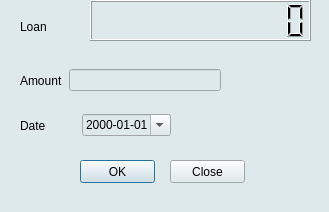
<?xml version="1.0" encoding="UTF-8"?>
<ui version="4.0">
 <class>PayBack</class>
 <widget class="QDialog" name="PayBack">
  <property name="geometry">
   <rect>
    <x>0</x>
    <y>0</y>
    <width>329</width>
    <height>212</height>
   </rect>
  </property>
  <property name="windowTitle">
   <string>Dialog</string>
  </property>
  <property name="styleSheet">
   <string notr="true">background-color: rgb(222, 233, 235);</string>
  </property>
  <widget class="QPushButton" name="pushButton">
   <property name="geometry">
    <rect>
     <x>80</x>
     <y>160</y>
     <width>75</width>
     <height>23</height>
    </rect>
   </property>
   <property name="text">
    <string>OK</string>
   </property>
  </widget>
  <widget class="QPushButton" name="pushButton_2">
   <property name="geometry">
    <rect>
     <x>170</x>
     <y>160</y>
     <width>75</width>
     <height>23</height>
    </rect>
   </property>
   <property name="text">
    <string>Close</string>
   </property>
  </widget>
  <widget class="QLabel" name="label">
   <property name="geometry">
    <rect>
     <x>20</x>
     <y>20</y>
     <width>47</width>
     <height>13</height>
    </rect>
   </property>
   <property name="text">
    <string>Loan</string>
   </property>
  </widget>
  <widget class="QLCDNumber" name="loanLcd">
   <property name="geometry">
    <rect>
     <x>90</x>
     <y>0</y>
     <width>221</width>
     <height>41</height>
    </rect>
   </property>
   <property name="digitCount">
    <number>11</number>
   </property>
  </widget>
  <widget class="QWidget" name="layoutWidget">
   <property name="geometry">
    <rect>
     <x>20</x>
     <y>60</y>
     <width>201</width>
     <height>41</height>
    </rect>
   </property>
   <layout class="QHBoxLayout" name="horizontalLayout">
    <item>
     <widget class="QLabel" name="label_4">
      <property name="text">
       <string>Amount</string>
      </property>
     </widget>
    </item>
    <item>
     <widget class="QLineEdit" name="lineEdit"/>
    </item>
   </layout>
  </widget>
  <widget class="QWidget" name="layoutWidget">
   <property name="geometry">
    <rect>
     <x>20</x>
     <y>110</y>
     <width>151</width>
     <height>31</height>
    </rect>
   </property>
   <layout class="QHBoxLayout" name="horizontalLayout_2">
    <item>
     <widget class="QLabel" name="label_5">
      <property name="text">
       <string>Date</string>
      </property>
     </widget>
    </item>
    <item>
     <widget class="QDateEdit" name="dateEdit">
      <property name="displayFormat">
       <string>yyyy-MM-dd</string>
      </property>
      <property name="calendarPopup">
       <bool>true</bool>
      </property>
     </widget>
    </item>
   </layout>
  </widget>
 </widget>
 <resources/>
 <connections>
  <connection>
   <sender>pushButton_2</sender>
   <signal>clicked()</signal>
   <receiver>PayBack</receiver>
   <slot>close()</slot>
   <hints>
    <hint type="sourcelabel">
     <x>246</x>
     <y>251</y>
    </hint>
    <hint type="destinationlabel">
     <x>394</x>
     <y>237</y>
    </hint>
   </hints>
  </connection>
 </connections>
</ui>
